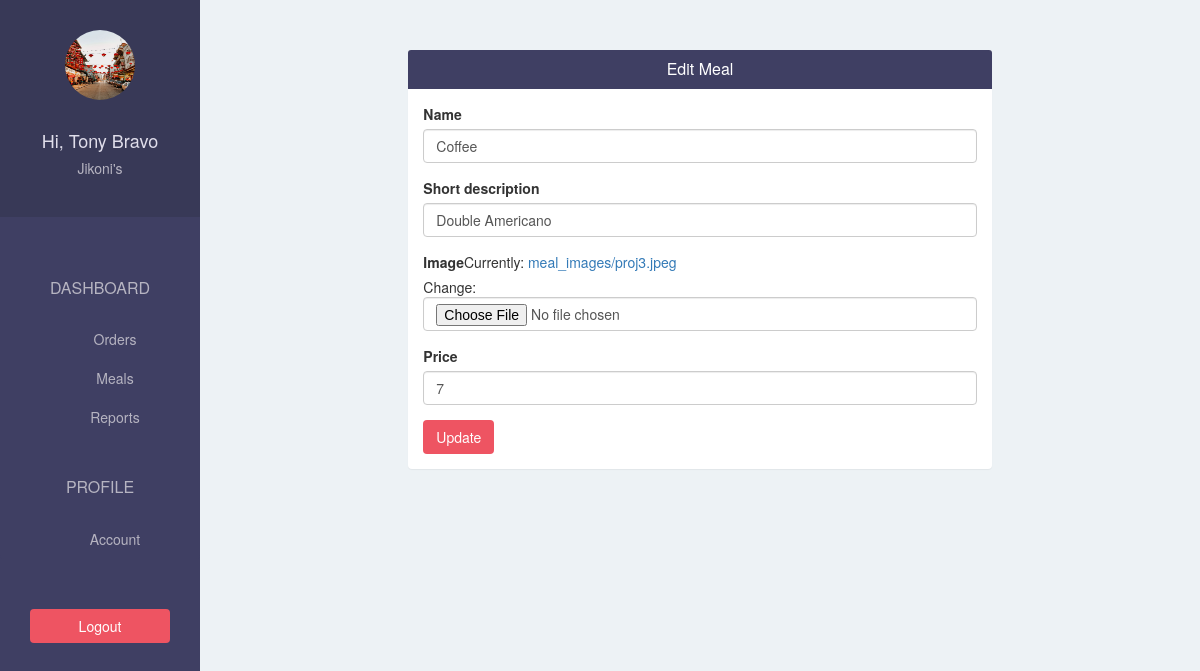
Page /restaurant/meal/edit/1/ (signed in) on the committed database.
### ubereatsapp/models.py (models this page shows, shortened)
class Restaurant(models.Model):
    user = models.OneToOneField(User, on_delete=models.CASCADE, related_name='restaurant')
    restaurant_name = models.CharField(max_length=500)
    phone = models.CharField(max_length=500)
    address = models.CharField(max_length=500)
    logo = models.ImageField(upload_to='restaurant_logo/', blank=False)

class Meal(models.Model):
    restaurant = models.ForeignKey(Restaurant,on_delete=models.CASCADE)
    name = models.CharField(max_length=500)
    short_description = models.CharField(max_length=500)
    image = models.ImageField(upload_to='meal_images/', blank=False)
    price = models.IntegerField(default=0)

### ubereatsapp/views.py (the view)
# urls.py: url(r'^restaurant/meal/edit/(?P<meal_id>\d+)/$', views.restaurant_edit_meal, name = 'restaurant-edit-meal'),
@login_required(login_url='/restaurant/sign-in/')
def restaurant_edit_meal(request, meal_id):
    form = MealForm(instance = Meal.objects.get(id = meal_id))
    if request.method == "POST":
        form = MealForm(request.POST, request.FILES, instance = Meal.objects.get(id = meal_id))
        if form.is_valid():
            form.save()
            return redirect(restaurant_meal)
    return render(request, 'restaurant/edit_meal.html', {
        "form": form
    })

### ubereatsapp/forms.py
class MealForm(forms.ModelForm):
    class Meta:
        model = Meal
        exclude = ("restaurant",)

### ubereatsapp/templates/restaurant/edit_meal.html (shortened to what this page needs)
{% extends 'restaurant/base.html' %}
{% load bootstrap3 %}
{% block page %}
<div class="col-lg-offset-2 col-lg-8">
  <div class="panel">
    <div class="panel-heading bg-blue">
      <h4 class="panel-title text-center text-white">
        Edit Meal
      </h4>
    </div>
    <div class="panel-body">
      <form method="POST" enctype="multipart/form-data">
      {% bootstrap_form form %}
      <button type="submit" class="btn btn-pink">Update</button>
      </form>
    </div>
  </div>
</div>
{% endblock%}

### ubereatsapp/templates/restaurant/base.html (shortened to what this page needs)
{% extends 'base.html'%}
{% block sidebar%}
{% url 'restaurant-order' as restaurant_order_url %}
{% url 'restaurant-meal' as restaurant_meal_url %}
{% url 'restaurant-report' as restaurant_report_url %}
{% url 'restaurant-account' as restaurant_account_url %}
<div class="text-center">
<img src={{request.user.restaurant.logo.url}} alt="" class="img-circle" width="70" height="70">
<br/>
<br/>
<h4>Hi, {{request.user.get_full_name}}</h4>
<h5>{{request.user.restaurant.restaurant_name}}</h5>
</div>
<br/>
<div class="list-group text-center">
      <span class="text-uppercase">Dashboard</span>
      <a href="{% url 'restaurant-order' %}"
          class="list-group-item {% if request.path == restaurant_order_url %} active {% endif %} ">
          Orders
      </a>
      <a href="{% url 'restaurant-meal' %}"
          class="list-group-item {% if request.path == restaurant_meal_url %} active {% endif %} ">Meals</a>
      <a href="{% url 'restaurant-report' %}"
          class="list-group-item {% if request.path == restaurant_report_url %} active {% endif %} ">Reports</a>
      <span class="text-uppercase">Profile</span>
      <a href="{% url 'restaurant-account' %}"
          class="list-group-item {% if request.path == restaurant_account_url %} active {% endif %} ">Account</a>
    </div>
    <div class="text-center">
      <a href="{% url 'restaurant-sign-out' %}?next={{ request.path }}"
          class="btn btn-pink">Logout</a>
    </div>
{% endblock %}

### ubereatsapp/static/css/styles.css (style rules this page uses)
body { padding-top: 50px; background-color: #EDF2F5; overflow: auto; }
.bg-blue { background-color: #3F3F63; }
.text-white { color: white; }
.btn-pink { color: white; background-color: #EE5462; }
.sidebar > div:first-child { padding: 30px 10px; font-weight: bold; font-size: 15px; background-color: #383957; }
.sidebar > div:first-child > h4 { color: #e0deeb; }
.sidebar > div:first-child > h5 { color: #b6b4c1; }
.sidebar .list-group { padding: 0; background-color: #3F3F63; }
.sidebar .list-group > span { color: #b6b4c1; display: block; margin-top: 20px; padding: 20px 30px; font-size: 16px; font-weight: 300; }
.sidebar .list-group .list-group-item, .sidebar .list-group .list-group-item:focus { background-color: #3F3F63; color: #b6b4c1; border: 0; padding-left: 60px; padding-right: 30px; }
.sidebar > div:last-child { padding: 30px; }
.sidebar > div:last-child .btn { width: 100%; }
.content .panel { border: none; }

### rows in the picture
Meal: name "Coffee", short_description "Double Americano", price "7"

### other values in the picture
{{ request.user.get_full_name }} "Tony Bravo"
{{ request.user.restaurant.restaurant_name }} "Jikoni's"
